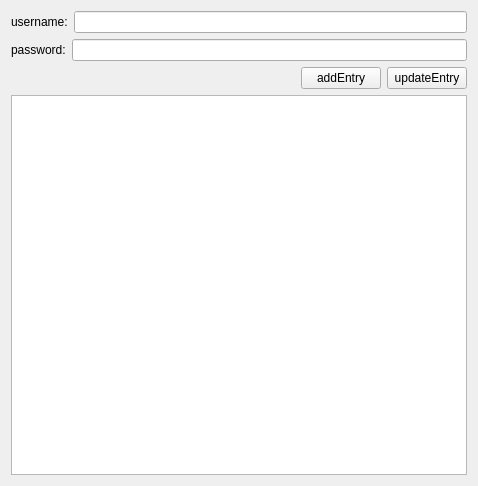
<?xml version="1.0" encoding="UTF-8"?>
<ui version="4.0">
 <class>ServerWidget</class>
 <widget class="QWidget" name="ServerWidget">
  <property name="geometry">
   <rect>
    <x>0</x>
    <y>0</y>
    <width>478</width>
    <height>486</height>
   </rect>
  </property>
  <property name="windowTitle">
   <string>ServerWidget</string>
  </property>
  <layout class="QVBoxLayout" name="verticalLayout">
   <item>
    <layout class="QHBoxLayout" name="horizontalLayout">
     <item>
      <widget class="QLabel" name="userLabel">
       <property name="text">
        <string>username:</string>
       </property>
      </widget>
     </item>
     <item>
      <widget class="QLineEdit" name="userLineEdit"/>
     </item>
    </layout>
   </item>
   <item>
    <layout class="QHBoxLayout" name="horizontalLayout_2">
     <item>
      <widget class="QLabel" name="passwdLabel">
       <property name="text">
        <string>password:</string>
       </property>
      </widget>
     </item>
     <item>
      <widget class="QLineEdit" name="passwdLineEdit">
       <property name="echoMode">
        <enum>QLineEdit::Password</enum>
       </property>
      </widget>
     </item>
    </layout>
   </item>
   <item>
    <layout class="QHBoxLayout" name="horizontalLayout_3">
     <item>
      <spacer name="horizontalSpacer">
       <property name="orientation">
        <enum>Qt::Horizontal</enum>
       </property>
       <property name="sizeHint" stdset="0">
        <size>
         <width>68</width>
         <height>20</height>
        </size>
       </property>
      </spacer>
     </item>
     <item>
      <widget class="QPushButton" name="addEntryButton">
       <property name="text">
        <string>addEntry</string>
       </property>
      </widget>
     </item>
     <item>
      <widget class="QPushButton" name="updateButton">
       <property name="text">
        <string>updateEntry</string>
       </property>
      </widget>
     </item>
    </layout>
   </item>
   <item>
    <widget class="QTableView" name="view"/>
   </item>
  </layout>
 </widget>
 <layoutdefault spacing="6" margin="11"/>
 <resources/>
 <connections/>
</ui>
